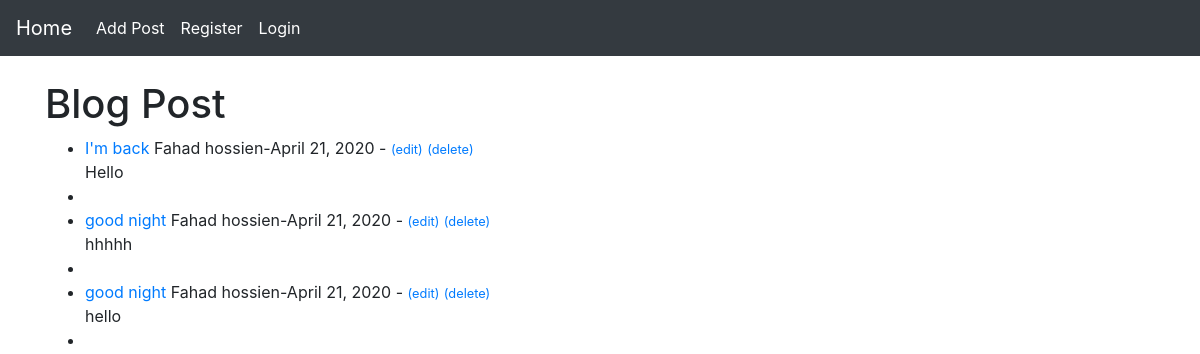
The page / on the database its author committed.
### theblog/models.py (models this page shows, shortened)
class Post(models.Model):
    title = models.CharField(max_length=200)
    title_tag = models.CharField(max_length=200, default='Thanks for visiting my blog website')
    author = models.ForeignKey(User, on_delete=models.CASCADE)
    date_post=models.DateField(auto_now_add=True)
    body = models.TextField()

### theblog/views.py (the view)
# urls.py: path('', HomeView.as_view(), name='home'),
class HomeView(ListView):
    model = Post
    template_name = 'home.html'
    ordering=['-id']

### theblog/templates/home.html
{% extends 'base.html'  %}
{% block content %}
<h1>Blog Post</h1>
<ul>
	{% for post in object_list %}
	     <li> <a href="{% url 'article-view' post.id %}"> {{post.title}} </a>
		 {{post.author.first_name}}  {{post.author.last_name}}-{{post.date_post}} - <small> <a href="{% url 'update-view' post.id %}">(edit)</a></small>
		 <small> <a href="{% url 'delete-view' post.id %}">(delete)</a></small>
		  <br>{{post.body}}<li>
	{% endfor %}
</ul>
{% endblock %}

### theblog/templates/base.html (shortened to what this page needs)
<!doctype html>
<html lang="en">
<head>
  <link rel="stylesheet" href="https://stackpath.bootstrapcdn.com/bootstrap/4.4.1/css/bootstrap.min.css"
>
</head>
<body>
  <nav class="navbar navbar-expand-lg navbar-dark bg-dark">
    <a class="navbar-brand" href="{% url 'home' %}">Home</a>
    <div class="collapse navbar-collapse" id="navbarSupportedContent">
      <ul class="navbar-nav mr-auto">
        <li class="nav-item active">
          <a class="nav-link" href="{% url 'Add_post' %}">Add Post <span class="sr-only">(current)</span></a>
        </li>
        <li class="nav-item active">
          <a class="nav-link" href="{% url 'register' %}">Register <span class="sr-only">(current)</span></a>
        </li>
        <li class="nav-item active">
          <a class="nav-link" href="{% url 'login' %}">Login <span class="sr-only">(current)</span></a>
        </li>
      </ul>
    </div>
  </nav>
  <br>
  <div class="container">
    {% block content %}
    {% endblock %}
  </div>
</body>
</html>

### rows shown on the page
Post: title "I'm back", author.first_name "Fahad", author.last_name "hossien", date_post "April 21, 2020", body "Hello"
Post: title "good night", author.first_name "Fahad", author.last_name "hossien", date_post "April 21, 2020", body "hhhhh"
Post: title "good night", author.first_name "Fahad", author.last_name "hossien", date_post "April 21, 2020", body "hello"
